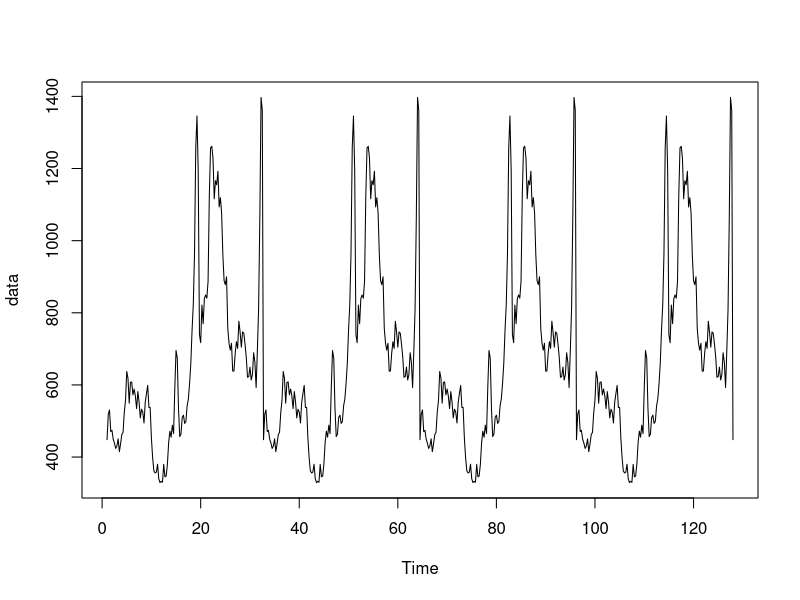
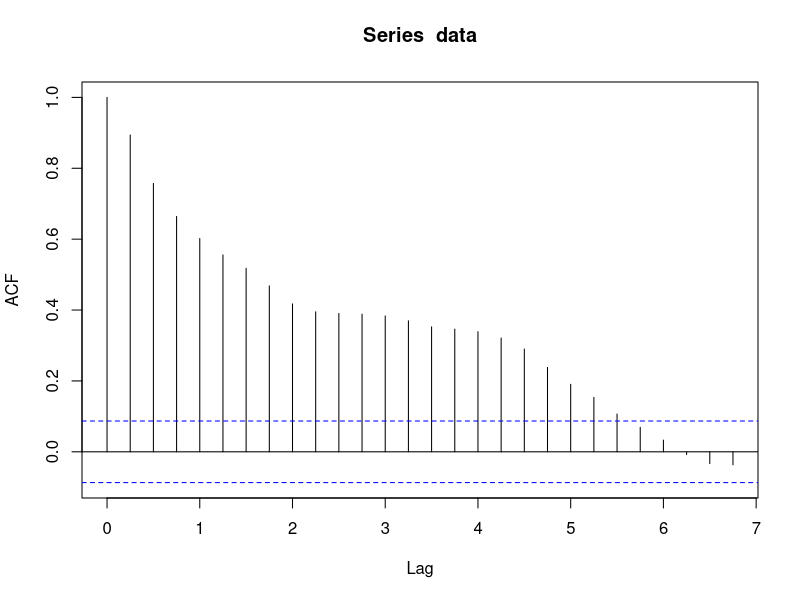
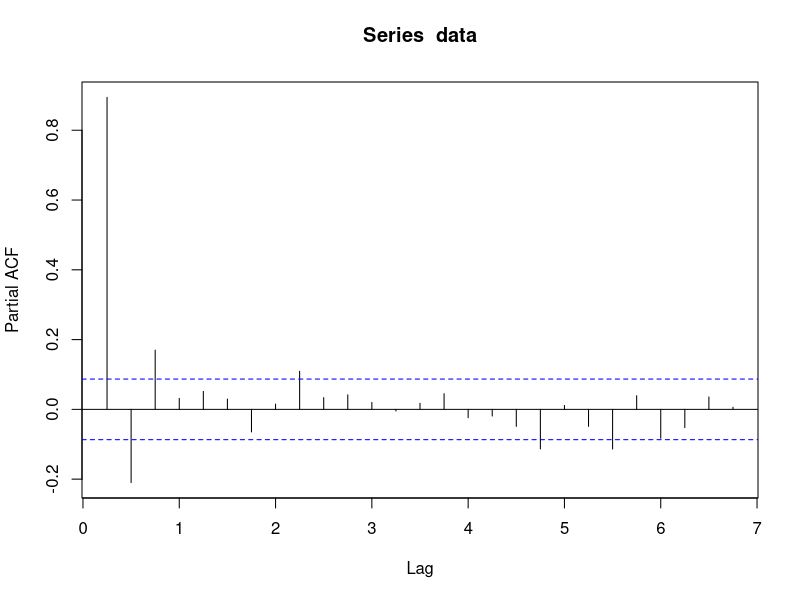
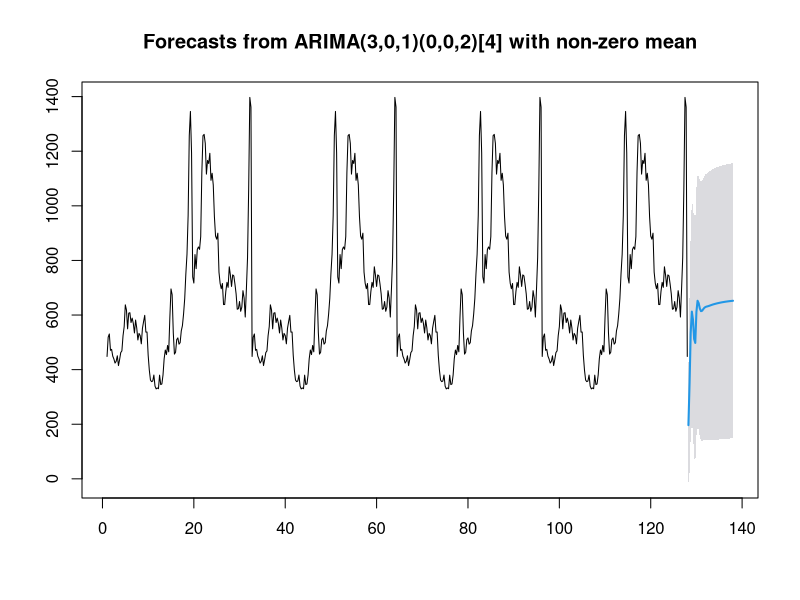

R code for these plots, in order:
## ---- chunk 1
knitr::opts_chunk$set(echo = TRUE)
## ---- chunk 2
setwd("C:/Files/Academics/VIT/Lab/EDA/19BCE1560/Lab3")

library(forecast)
library(tseries)
## ---- chunk 3
data=read.csv("soya_oil data set for TS forecast.csv")

class(data)
data=ts(data$Dollar,start=1,end=128,frequency=4)
class(data)
## ---- chunk 4
plot(data)
acf(data)
pacf(data)
## ---- chunk 5
adf.test(data)

ARIMAfit=auto.arima(data,ic="aic",trace=TRUE)
summary(ARIMAfit)

fc=forecast(ARIMAfit,level=c(95),h=10*4)
plot(fc)
summary(fc)
attributes(fc)
